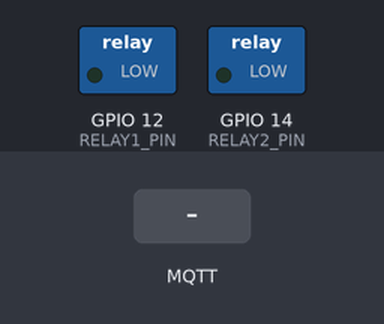
The sketch below on a simulated ESP8266 (NodeMCU). Parts: switched loads named in the sketch (green lamp = pin HIGH). The test bench sets the inputs (shaded band). WiFi joins after 1.5 s; servers stay silent unless stated; no MQTT or app messages arrive unless stated; what the sketch prints to the serial monitor is not drawn.

Above: at 2.7 s.
2.8 s: MQTT message "1" arrives on the first subscribed topic
At 4.1 s:
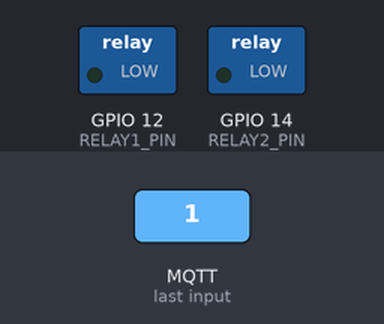
4.4 s: MQTT message "on" arrives on the second subscribed topic
At 5.3 s:
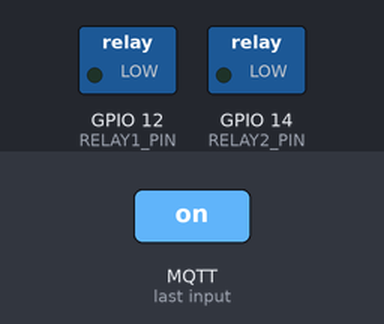
6.0 s: MQTT message "off" arrives on the first subscribed topic
At 6.5 s:
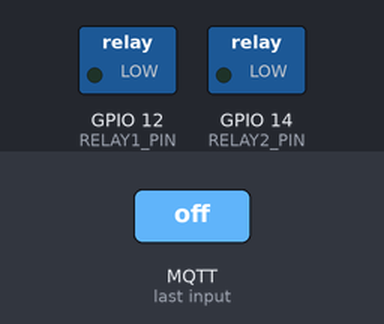
Timing chart, 0 to 9.0 s (numbered marks = the images above; inputs shaded):
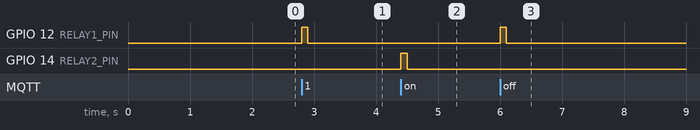

The sketch:

sketch_may1d.ino
```cpp
#include <ESP8266WiFi.h>
#include <PubSubClient.h>

/* ---------- user settings ---------- */
const char* ssid     = "YasiruDEX";
const char* password = "freewifi";
const char* broker   = "broker.hivemq.com";
const uint16_t port  = 1883;

#define RELAY1_PIN 12          // D6
#define RELAY2_PIN 14          // D5
/* ----------------------------------- */

WiFiClient   wifi;
PubSubClient mqtt(wifi);

String mac;             // lowercase, no colons
String topic1, topic2;  // esp8266/<mac>/relay1 , esp8266/<mac>/relay2

/* helper: 100 ms pulse */
void pulse(uint8_t pin) {
  digitalWrite(pin, HIGH);      // flip to LOW if your board is LOW-active
  delay(100);
  digitalWrite(pin, LOW);
}

/* MQTT callback ---------------------------------------------------------- */
void cb(char* topic, byte* payload, unsigned len) {
  Serial.printf("MQTT [%s] %.*s\n", topic, len, (char*)payload);

  /* compare C-string topic with String topic1/2 */
  if (strcmp(topic, topic1.c_str()) == 0)          pulse(RELAY1_PIN);
  else if (strcmp(topic, topic2.c_str()) == 0)     pulse(RELAY2_PIN);
}

/* connections ------------------------------------------------------------ */
void connectWiFi() {
  Serial.print("Wi-Fi → ");
  WiFi.begin(ssid, password);
  while (WiFi.status() != WL_CONNECTED) { Serial.print('.'); delay(500); }
  Serial.println("connected");
}

void connectMQTT() {
  while (!mqtt.connected()) {
    Serial.print("MQTT → ");
    if (mqtt.connect(("esp8266-" + mac).c_str())) {
      Serial.println("connected");
      mqtt.subscribe(topic1.c_str());
      mqtt.subscribe(topic2.c_str());
      Serial.printf("  ↳ %s\n  ↳ %s\n", topic1.c_str(), topic2.c_str());
    } else {
      Serial.printf("failed (%d) – retry 5 s\n", mqtt.state());
      delay(5000);
    }
  }
}

/* Arduino lifecycle ------------------------------------------------------ */
void setup() {
  Serial.begin(115200);

  pinMode(RELAY1_PIN, OUTPUT);
  pinMode(RELAY2_PIN, OUTPUT);
  digitalWrite(RELAY1_PIN, LOW);
  digitalWrite(RELAY2_PIN, LOW);

  connectWiFi();

  mac = WiFi.macAddress(); mac.replace(":", ""); mac.toLowerCase(); // a4e57c1187f1
  topic1 = "esp8266/" + mac + "/relay1";
  topic2 = "esp8266/" + mac + "/relay2";

  mqtt.setServer(broker, port);
  mqtt.setCallback(cb);
  connectMQTT();
}

void loop() {
  if (!mqtt.connected()) connectMQTT();
  mqtt.loop();
}
```

Measured:
- after the input at 2.8 s, GPIO 12 (RELAY1_PIN): LOW → HIGH at once, → LOW 0.10 s later
- after the input at 4.4 s, GPIO 14 (RELAY2_PIN): LOW → HIGH at once, → LOW 0.10 s later
- after the input at 6.0 s, GPIO 12 (RELAY1_PIN): LOW → HIGH at once, → LOW 0.10 s later
